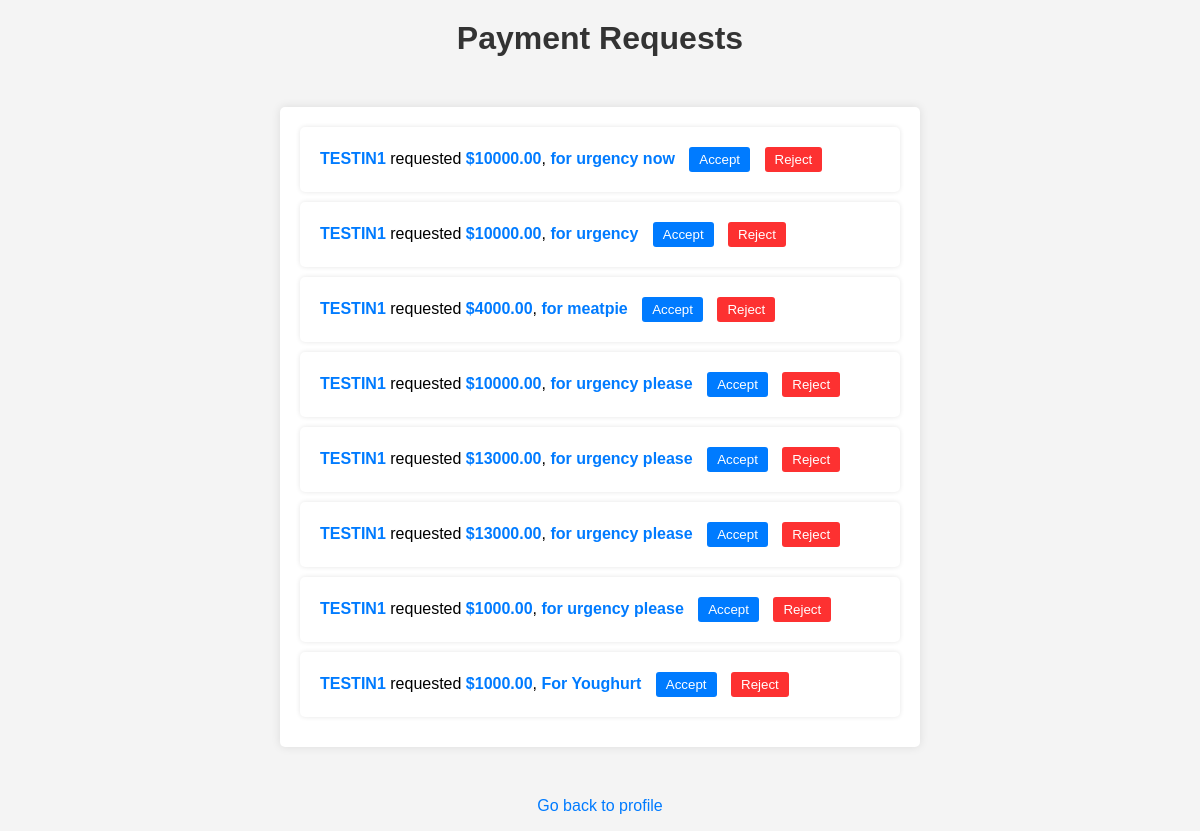
The app's page /view_payment_requests/ (signed in), older data.
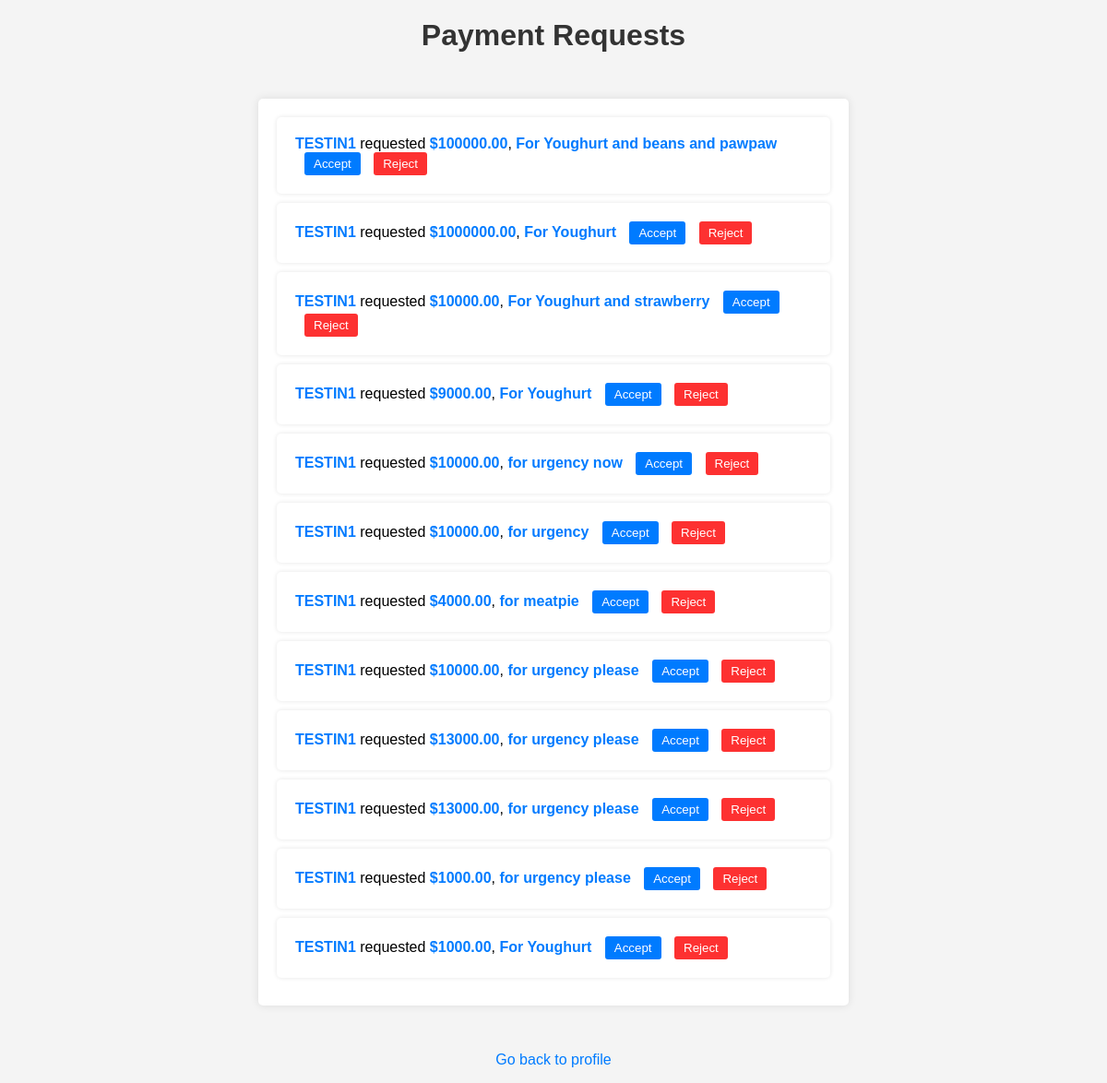
The same page, newer data.
### moneyApp/models.py (models this page shows, shortened)
class PaymentRequest(models.Model):
    requester = models.ForeignKey(CustomUser, on_delete=models.CASCADE, related_name='payment_requests_sent')
    recipient = models.ForeignKey(CustomUser, on_delete=models.CASCADE, related_name='payment_requests_received')
    amount = models.DecimalField(max_digits=10, decimal_places=2)
    description = models.CharField(max_length=100)
    is_accepted = models.BooleanField(default=False)
    created_at = models.DateTimeField(auto_now_add=True)

class CustomUser(AbstractUser):
    email = models.EmailField(unique=True)
    first_name = models.CharField(max_length=30, blank=True)
    last_name = models.CharField(max_length=30, blank=True)
    date_of_birth = models.DateField(null=True, blank=True)
    total_balance = models.DecimalField(max_digits=10, decimal_places=2, default=0.0)
    CURRENCY_CHOICES = [
            ('GBP', 'British Pound'),
            ('USD', 'US Dollar'),
            ('EUR', 'Euro'),
        ]
    currency = models.CharField(max_length=3, choices=CURRENCY_CHOICES, default='GBP')
    groups = models.ManyToManyField(Group, related_name="customuser_groups", blank=True, verbose_name=_("user group"))
    user_permissions = models.ManyToManyField(Permission, related_name="customuser_permissions", blank=True, verbose_name=_("user permission"))
    objects = CustomUserManager()
    class Meta:
        permissions = [("can_view_dashboard", "Can view dashboard")]

### moneyApp/views.py (the view)
# urls.py: path('view_payment_requests/', view_payment_requests, name='view_payment_requests'),
@login_required
def view_payment_requests(request):
    payment_requests = PaymentRequest.objects.filter(recipient=request.user).order_by('-id')
    return render(request, 'view_payment_requests.html', {'payment_requests': payment_requests})

### moneyApp/templates/view_payment_requests.html (shortened to what this page needs)
{% load static %}
<!DOCTYPE html>
<html lang="en">
<head>
</head>
<body>
    <h1>Payment Requests</h1>
    <ul>
        <div class="container">
            {% for payment_request in payment_requests %}
            <li>
            <strong>{{ payment_request.requester }}</strong> requested <strong>${{ payment_request.amount }}</strong>, <strong>{{ payment_request.description }}</strong>
            <form action="{% url 'accept_payment_request' payment_request.id %}" method="post">
                <button type="submit">Accept</button>
            </form>
            <form action="{% url 'reject_payment_request' payment_request.id %}" method="post">
                <button class="reject" type="submit">Reject</button>
            </form>
        </li>
        {% endfor %}
    </ul>
    <footer class="footer">
        <p><a href="{% url 'profile' %}" class="home-link">Go back to profile</a></p>
    </footer>
</body>
</html>

### moneyApp/templates/view_payment_requests.html (style rules this page uses)
body { font-family: Arial, sans-serif; margin: 0; padding: 0; background-color: #f4f4f4; }
.container { max-width: 600px; margin: 50px auto; background-color: #fff; padding: 20px; border-radius: 5px; box-shadow: 0 0 10px rgba(0, 0, 0, 0.1); }
h1 { text-align: center; margin-top: 20px; color: #333; }
ul { list-style-type: none; padding: 0; margin: 20px; }
li { background-color: #fff; margin-bottom: 10px; padding: 20px; border-radius: 5px; box-shadow: 0 0 5px rgba(0, 0, 0, 0.1); }
strong { color: #007bff; }
form { display: inline-block; }
button { background-color: #007bff; color: #fff; border: none; padding: 5px 10px; border-radius: 3px; cursor: pointer; margin-left: 10px; }
.reject { background-color: rgb(253, 49, 49); }
.footer { text-align: center; margin-top: 50px; }
.home-link { color: #007bff; text-decoration: none; }

Row changes from the older to the newer data that the page shows:
added PaymentRequest: requester "TESTIN1", amount "100000.00", description "For Youghurt and beans and pawpaw"
added PaymentRequest: requester "TESTIN1", amount "1000000.00", description "For Youghurt"
added PaymentRequest: requester "TESTIN1", amount "10000.00", description "For Youghurt and strawberry"
added PaymentRequest: requester "TESTIN1", amount "9000.00", description "For Youghurt"
